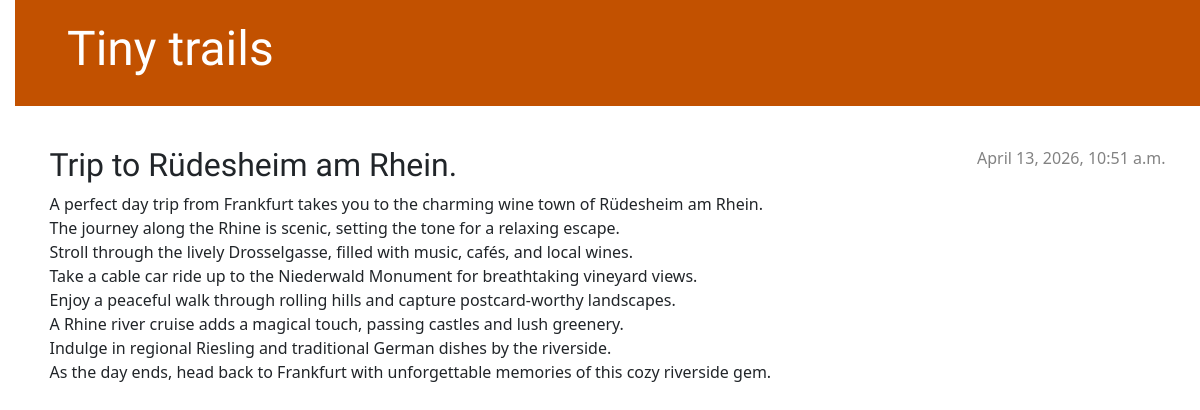
The app's page /post/1/ with its own data.
### blog/models.py (models this page shows, shortened)
class Post(models.Model):
    author = models.ForeignKey(settings.AUTH_USER_MODEL, on_delete=models.CASCADE)
    title = models.CharField(max_length=200)
    text = models.TextField()
    created_date = models.DateTimeField(default=timezone.now)
    published_date = models.DateTimeField(blank=True, null=True)

### blog/views.py (the view)
# urls.py: path('post/<int:pk>/', views.post_detail, name='post_detail'),
def post_detail(request, pk):
    post = get_object_or_404(Post, pk=pk)
    return render(request, 'blog/post_detail.html', {'post': post})

### blog/templates/blog/post_detail.html
{% extends 'blog/base.html' %}
{% block content %}
    <article class="post">
        {% if post.published_date %}
            <time class="date">
                {{ post.published_date }}
            </time>
        {% endif %}
        <h2>{{ post.title }}</h2>
        <p>{{ post.text|linebreaksbr }}</p>
    </article>
{% endblock %}

### blog/static/css/blog.css (style rules this page uses)
body { padding-left: 15px; }
h1, h2, h3, h4 { font-family: 'Lobster', cursive; }
.date { color: #828282; }
.post { margin-bottom: 70px; }
.post > .date, .post > .actions { float: right; }

### records on screen
Post: published_date "April 13, 2026, 10:51 a.m.", title "Trip to Rüdesheim am Rhein.", text "A perfect day trip from Frankfurt takes you to the charming wine town of Rüdesheim am Rhein. The journey along the Rhine is scenic, setting the tone for a relaxing escape. Stroll through the lively Drosselgasse, filled with music, cafés, and local wines. Take a cable car ride up to the Niederwald Monument for breathtaking vineyard views. Enjoy a peaceful walk through rolling hills and capture postcard-worthy landscapes. A Rhine river cruise adds a magical touch, passing castles and lush greenery. Indulge in regional Riesling and traditional German dishes by the riverside. As the day ends, head back to Frankfurt with unforgettable memories of this cozy riverside gem."
